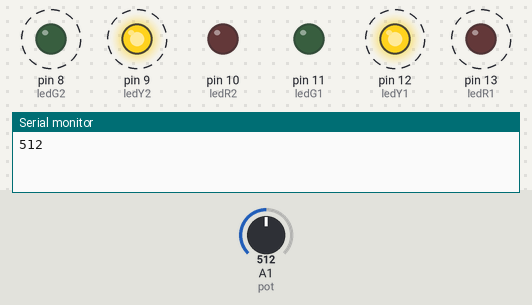
Bench run of a sketch on a simulated Arduino Uno, built with avr-gcc and run on an emulated ATmega328P. Shown: output pins drawn as LEDs (lit = HIGH), the last lines printed to the serial monitor. Dashed ring = blinking. The inputs (shaded band) are chosen by the test bench; at power-on: A1 (pot) = 512.

Above: at 2.8 s.
2.9 s: A1 (pot) set to 0
At 5.5 s:
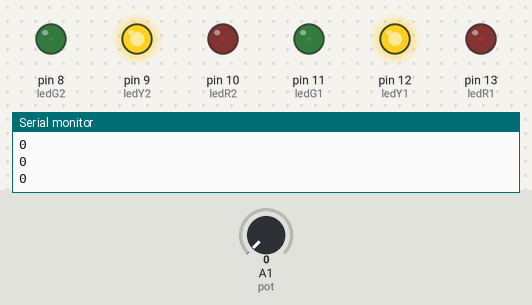
5.8 s: A1 (pot) set to 122
At 6.1 s:
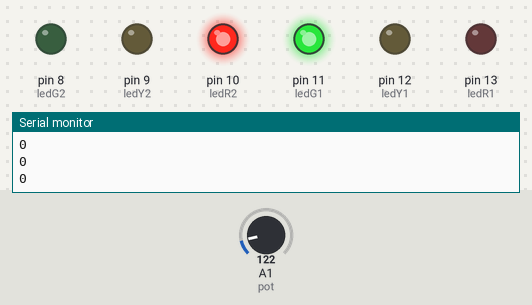
At 6.83 s:
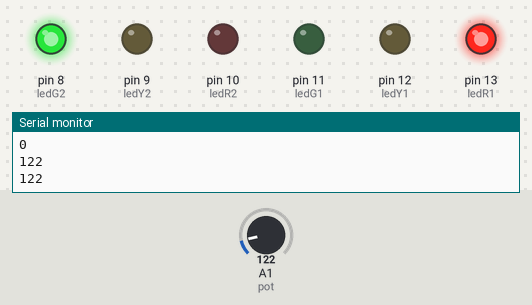
Timing chart, 0 to 15.3 s (numbered marks = the images above; inputs shaded):
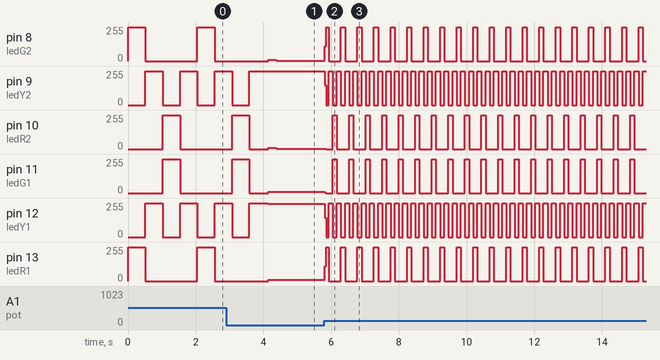

The sketch:

atividade1.ino
```cpp
int ledR1 = 13, ledR2 = 10, ledY1 = 12, ledY2 = 9, ledG1 = 11, ledG2 = 8;
int pot = A1;
int tempo = 0;

void setup() {

  pinMode(ledR1,OUTPUT);
  pinMode(ledR2,OUTPUT);
  pinMode(ledY1,OUTPUT);
  pinMode(ledY2,OUTPUT);
  pinMode(ledG1,OUTPUT);
  pinMode(ledG2,OUTPUT);
  Serial.begin(9600);

}

void loop() {

  tempo = analogRead(pot);

  digitalWrite(ledR1,HIGH);
  digitalWrite(ledG2,HIGH);

  digitalWrite(ledG1,LOW);
  digitalWrite(ledY1,LOW);
  digitalWrite(ledR2,LOW);
  digitalWrite(ledY2,LOW);

  delay(tempo);

  digitalWrite(ledY1,HIGH);
  digitalWrite(ledY2,HIGH);

  digitalWrite(ledG1,LOW);
  digitalWrite(ledR1,LOW);
  digitalWrite(ledR2,LOW);
  digitalWrite(ledG2,LOW);

  delay(tempo);

  digitalWrite(ledG1,HIGH);
  digitalWrite(ledR2,HIGH);

  digitalWrite(ledR1,LOW);
  digitalWrite(ledY1,LOW);
  digitalWrite(ledG2,LOW);
  digitalWrite(ledY2,LOW);

  delay(tempo);

  digitalWrite(ledY1,HIGH);
  digitalWrite(ledY2,HIGH);

  digitalWrite(ledR1,LOW);
  digitalWrite(ledG1,LOW);
  digitalWrite(ledG2,LOW);
  digitalWrite(ledR2,LOW);

  delay(tempo);

  Serial.println(tempo);

}
```

Measured:
- after the input at 2.9 s, pin 9 (ledY2): goes on until 3.6 s, then stays 255/255
- after the input at 5.8 s, pin 8 (ledG2): 3/255 → 109/255 at once, then moves between 0/255 and 255/255, repeating every 0.49 s; pin 9 (ledY2): 255/255 → 147/255 at once, then moves between 0/255 and 255/255, repeating every 0.49 s
- by itself, pin 9 (ledY2): alternates 255/255 for 0.51 s and 0/255 for 0.51 s
